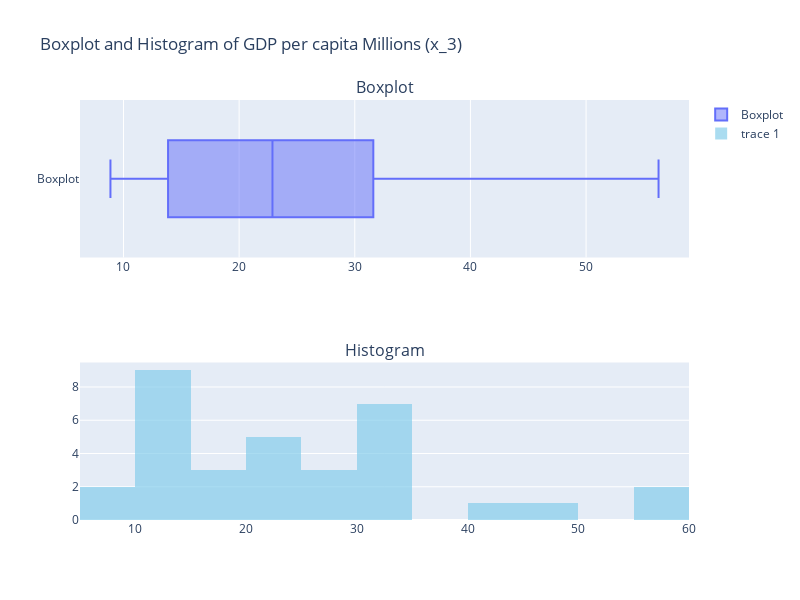

Notebook code cell kept with this figure:
### Markdown cell above
##### GDP per capita Millions (x_3)

### Code cell
# calculate missing values from boxplot
q1x_3 = calculateQuartile(columnx_3, 1)
q3x_3 = calculateQuartile(columnx_3, 3)
iqrx_3 = calculateInterquartileRange(q1x_3, q3x_3)
upperx_3 = q3x_3 + 1.5 * iqrx_3
lowerx_3 = q1x_3 - 1.5 * iqrx_3
extremeValues = getExtremeValues(columnx_3)

# Print the calculated values
print(f"Maximum: {extremeValues[1]}")
print(f"Upper Bound: {upperx_3}")
print(f"Third Quartile (Q3): {q3x_3}")
print(f"Median (Q2): {medianx_3} AND Interquartile Range (IQR): {iqrx_3}")
print(f"First Quartile (Q1): {q1x_3}")
print(f"Lower Bound: {lowerx_3}")
print(f"Minimum: {extremeValues[0]}")

# Create subcharts with two rows and one column
fig = sp.make_subplots(rows=2, cols=1, subplot_titles=['Boxplot', 'Histogram'])

# Add boxplot
fig.add_trace(go.Box(x = columnx_3, name='Boxplot'), row=1, col=1)

# Add histogram
fig.add_trace(go.Histogram(x = columnx_3, nbinsx=20, marker_color='skyblue', opacity=0.7), row=2, col=1)

# Actualizar el diseño del gráfico
fig.update_layout(height=600, width=800, title_text='Boxplot and Histogram of GDP per capita Millions (x_3)')

# Mostrar el gráfico
fig.show()

### Figure 1 — Plotly figure (JSON) as saved in the notebook; plotly's stock layout.template omitted (floating-point values rounded to 4 significant figures)
{"data": [{"name": "Boxplot", "type": "box", "x": [13.94, 33.17, 32.6, 25.15, 48.2, 24.83, 31.92, 23.99, 13.59, 56.27, 17.59, 31.25, 11.22, 14.0, 31.5, 10.34, 13.58, 21.82, 25.28, 14.71, 56.21, 13.35, 15.46, 16.13, 22.12, 25.21, 34.68, 42.24, 12.73, 22.88, 31.25, 9.36, 8.873], "xaxis": "x", "yaxis": "y"}, {"marker": {"color": "skyblue"}, "nbinsx": 20, "opacity": 0.7, "type": "histogram", "x": [13.94, 33.17, 32.6, 25.15, 48.2, 24.83, 31.92, 23.99, 13.59, 56.27, 17.59, 31.25, 11.22, 14.0, 31.5, 10.34, 13.58, 21.82, 25.28, 14.71, 56.21, 13.35, 15.46, 16.13, 22.12, 25.21, 34.68, 42.24, 12.73, 22.88, 31.25, 9.36, 8.873], "xaxis": "x2", "yaxis": "y2"}], "layout": {"annotations": [{"font": {"size": 16}, "showarrow": false, "text": "Boxplot", "x": 0.5, "xanchor": "center", "xref": "paper", "y": 1, "yanchor": "bottom", "yref": "paper"}, {"font": {"size": 16}, "showarrow": false, "text": "Histogram", "x": 0.5, "xanchor": "center", "xref": "paper", "y": 0.375, "yanchor": "bottom", "yref": "paper"}], "height": 600, "title": {"text": "Boxplot and Histogram of GDP per capita Millions (x_3)"}, "width": 800, "xaxis": {"anchor": "y", "autorange": true, "domain": [0, 1], "range": [6.24, 58.9], "type": "linear"}, "xaxis2": {"anchor": "y2", "autorange": true, "domain": [0, 1], "range": [5, 60], "type": "linear"}, "yaxis": {"anchor": "x", "autorange": true, "domain": [0.625, 1], "range": [-0.5, 0.5], "type": "category"}, "yaxis2": {"anchor": "x2", "autorange": true, "domain": [0, 0.375], "range": [0, 9.474]}}}
